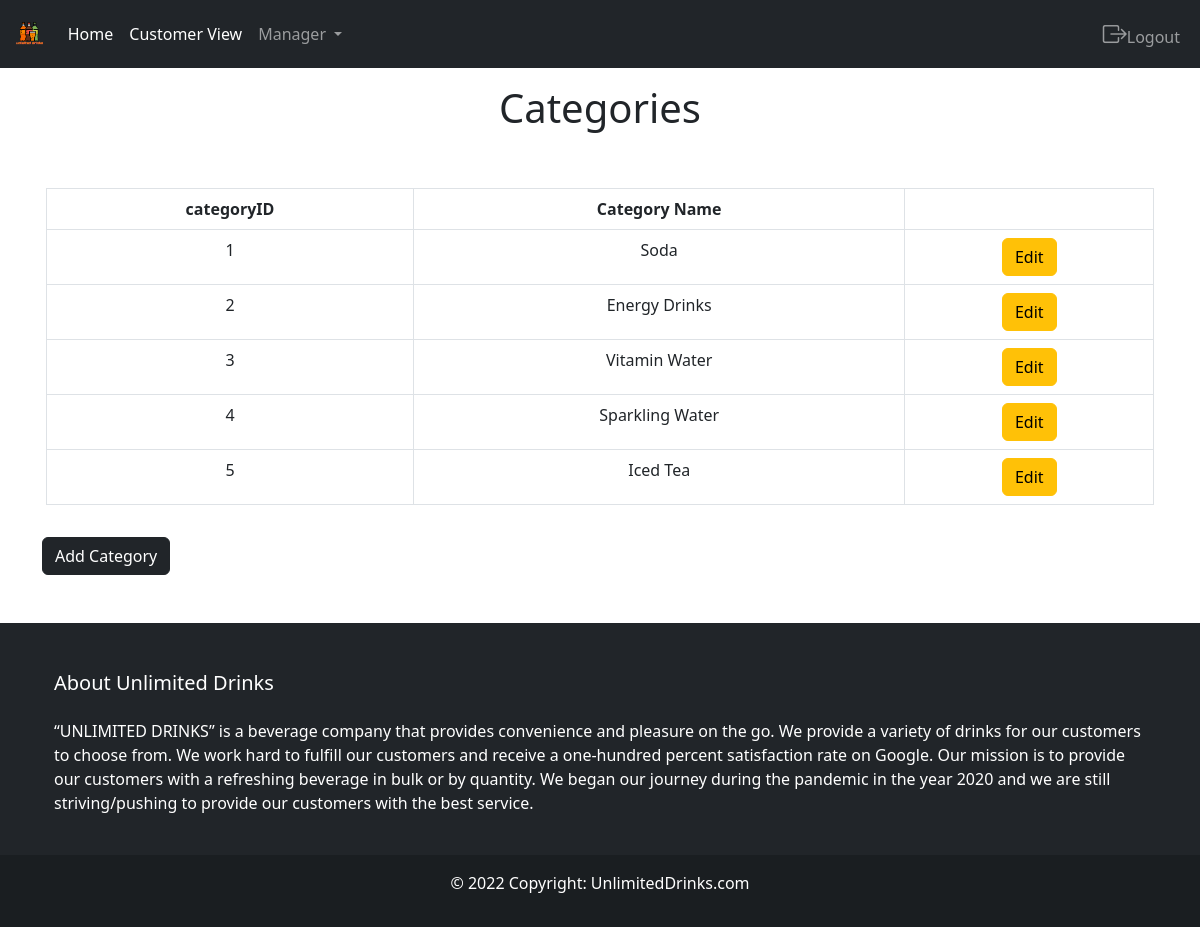
Page /admin/categoryManager.php (signed in) on the committed database.
### tables this page shows
CREATE TABLE categories (
  categoryID        INT            NOT NULL   AUTO_INCREMENT,
  categoryName      VARCHAR(255)   NOT NULL,
  PRIMARY KEY (categoryID)
);

### model/category_db.php (called while the page is built, shortened)
<?php
    function get_categories() {
        global $db;
        $query = 'SELECT * FROM categories ORDER BY categoryID';
        $statement = $db->prepare($query);
        $statement->execute();
        $categories = $statement->fetchAll();
        return $categories;
    }
?>

### admin/categoryManager.php (the view, shortened to what this page needs)
<?php
    include('header.php');
    if(isset($_SESSION['adminID'])){
        require('../model/db_connect.php');
        include('../model/category_db.php');
        $categories = get_categories();
?>
<!DOCTYPE html>
<html>
    <body>
        <div class="container text-center p-3">
            <h1 class="pb-5">Categories</h1>
            <table class="table table-bordered">
                <tr>
                    <th>categoryID</th>
                    <th>Category Name</th>
                    <th></th>
                </tr>
                <?php $count = 0; ?>
                <?php foreach ($categories as $category): ?>
                    <tr>
                        <td><?php echo $category['categoryID']; ?></td>
                        <td><?php echo $category['categoryName']; ?></td>
                        <td>
                            <button type="button" class="btn btn-warning" data-bs-toggle="modal" data-bs-target="#editModal<?php echo $count;?>">Edit</button>
                        </td>
                    </tr>
                <?php $count++; endforeach; ?>
            </table>
        </div>
        <div class="container mb-5">
            <button type="button" class="btn btn-dark" data-bs-toggle="modal" data-bs-target="#addModal">Add Category</button>
        </div>
    </body>
</html>
<?php include('../view/footer.php');} ?>

### rows in the picture
categories: categoryID "1", categoryName "Soda"
categories: categoryID "2", categoryName "Energy Drinks"
categories: categoryID "3", categoryName "Vitamin Water"
categories: categoryID "4", categoryName "Sparkling Water"
categories: categoryID "5", categoryName "Iced Tea"
